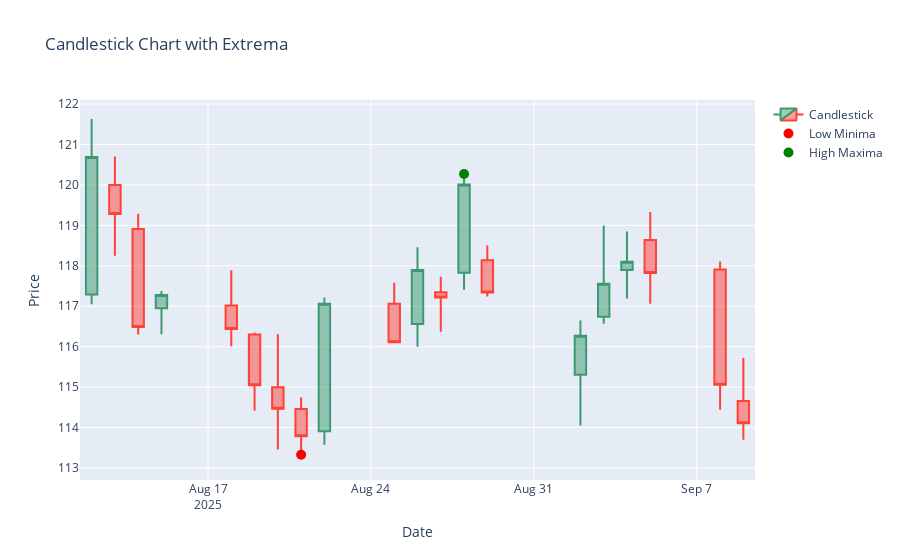

The code cell stored with this chart in its notebook:
### Code cell
import plotly.graph_objects as go


def plot_candlestick_with_extrema(data, low_minima, high_maxima):
    """Plot a candlestick chart with extrema points using Plotly."""
    fig = go.Figure()
    # Candlestick
    fig.add_trace(
        go.Candlestick(
            x=data.index,
            open=data["Open"],
            high=data["High"],
            low=data["Low"],
            close=data["Close"],
            name="Candlestick",
        )
    )
    # Low minimas
    fig.add_trace(
        go.Scatter(
            x=low_minima.index,
            y=low_minima["Low"],
            mode="markers",
            marker=dict(color="red", size=10),
            name="Low Minima",
        )
    )
    # High maximas
    fig.add_trace(
        go.Scatter(
            x=high_maxima.index,
            y=high_maxima["High"],
            mode="markers",
            marker=dict(color="green", size=10),
            name="High Maxima",
        )
    )
    fig.update_layout(
        title="Candlestick Chart with Extrema",
        xaxis_title="Date",
        yaxis_title="Price",
        xaxis_rangeslider_visible=False,
    )
    fig.show()


# Example usage with candlestick plot
plot_candlestick_with_extrema(data, low_minima, high_maxima)

### Figure 1 — Plotly figure (JSON) as saved in the notebook; plotly's stock layout.template omitted (floating-point values rounded to 4 significant figures)
{"data": [{"close": [120.7, 119.3, 116.5, 117.3, 116.4, 115.1, 114.5, 113.8, 117.1, 116.1, 117.9, 117.2, 120.0, 117.3, 116.3, 117.6, 118.1, 117.8, 115.1, 114.1], "high": [121.6, 120.7, 119.3, 117.4, 117.9, 116.3, 116.3, 114.8, 117.2, 117.6, 118.5, 117.7, 120.3, 118.5, 116.7, 119.0, 118.8, 119.3, 118.1, 115.7], "low": [117.1, 118.2, 116.3, 116.3, 116.0, 114.4, 113.5, 113.3, 113.6, 116.1, 116.0, 116.4, 117.4, 117.2, 114.1, 116.6, 117.2, 117.1, 114.4, 113.7], "name": "Candlestick", "open": [117.3, 120.0, 118.9, 116.9, 117.0, 116.3, 115.0, 114.5, 113.9, 117.1, 116.6, 117.3, 117.8, 118.1, 115.3, 116.7, 117.9, 118.6, 117.9, 114.7], "type": "candlestick", "x": ["2025-08-12T00:00:00.000000000", "2025-08-13T00:00:00.000000000", "2025-08-14T00:00:00.000000000", "2025-08-15T00:00:00.000000000", "2025-08-18T00:00:00.000000000", "2025-08-19T00:00:00.000000000", "2025-08-20T00:00:00.000000000", "2025-08-21T00:00:00.000000000", "2025-08-22T00:00:00.000000000", "2025-08-25T00:00:00.000000000", "2025-08-26T00:00:00.000000000", "2025-08-27T00:00:00.000000000", "2025-08-28T00:00:00.000000000", "2025-08-29T00:00:00.000000000", "2025-09-02T00:00:00.000000000", "2025-09-03T00:00:00.000000000", "2025-09-04T00:00:00.000000000", "2025-09-05T00:00:00.000000000", "2025-09-08T00:00:00.000000000", "2025-09-09T00:00:00.000000000"]}, {"marker": {"color": "red", "size": 10}, "mode": "markers", "name": "Low Minima", "type": "scatter", "x": ["2025-08-21T00:00:00.000000000"], "y": [113.3]}, {"marker": {"color": "green", "size": 10}, "mode": "markers", "name": "High Maxima", "type": "scatter", "x": ["2025-08-28T00:00:00.000000000"], "y": [120.3]}], "layout": {"title": {"text": "Candlestick Chart with Extrema"}, "xaxis": {"rangeslider": {"visible": false}, "title": {"text": "Date"}}, "yaxis": {"title": {"text": "Price"}}}}
